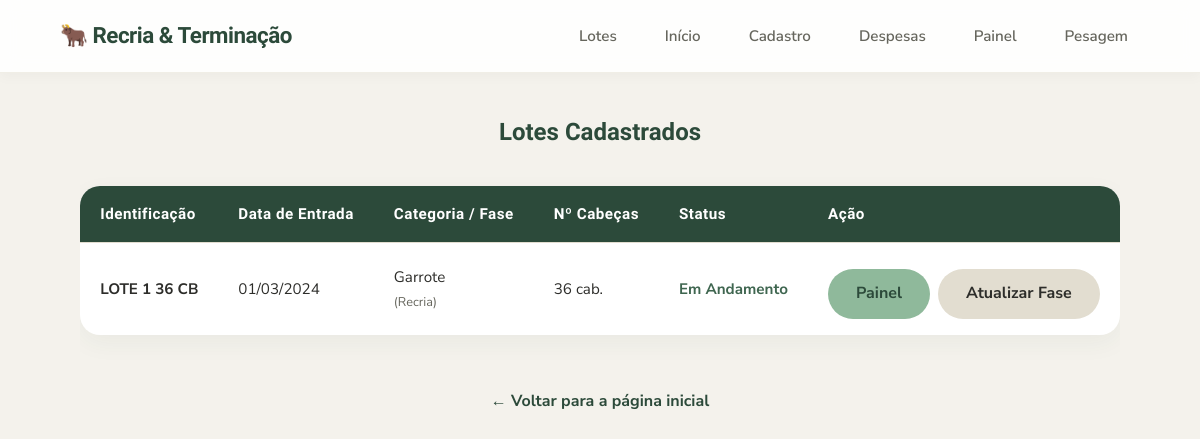
Page /lotes on the committed database.
### tables this page shows
CREATE TABLE lotes (
            id INTEGER PRIMARY KEY AUTOINCREMENT,
            identificacao TEXT NOT NULL,
            fase_atual TEXT NOT NULL,
            categoria_animal TEXT,
            data_inicio TEXT,
            qtd_cabecas INTEGER,
            custo_bezerro_unitario REAL,
            custo_total_compra REAL,
            valor_venda_total REAL,
            total_arrobas_vendidas REAL,
            status TEXT DEFAULT 'Em Andamento'
        );

### app.py (the view)
@app.route('/lotes')
def lotes():
    conexao = conectar()
    lista_lotes = conexao.execute('SELECT * FROM lotes ORDER BY id DESC').fetchall()
    conexao.close()
    return render_template('lotes.html', lotes=lista_lotes)

### app.py (called while the page is built)
@app.template_filter('data_br')
def data_br(data_iso):
    if not data_iso:
        return "Não informada"
    try:
        obj_data = datetime.strptime(data_iso, '%Y-%m-%d')
        return obj_data.strftime('%d/%m/%Y')
    except:
        return data_iso

### config_banco.py (called while the page is built)
def conectar():
    conexao = sqlite3.connect('dados.db')
    conexao.row_factory = sqlite3.Row
    return conexao

### templates/lotes.html (shortened to what this page needs)
{% extends "base.html" %}
{% block conteudo %}
<h2>Lotes Cadastrados</h2>
<div style="overflow-x: auto;">
    <table>
        <thead>
            <tr>
                <th>Identificação</th>
                <th>Data de Entrada</th>
                <th>Categoria / Fase</th>
                <th>Nº Cabeças</th>
                <th>Status</th>
                <th>Ação</th>
            </tr>
        </thead>
        <tbody>
            {% for lote in lotes %}
            <tr>
                <td><strong>{{ lote.identificacao }}</strong></td>
                <td>{{ lote.data_inicio | data_br }}</td>
                <td>{{ lote.categoria_animal or '—' }} <br> <small style="color: var(--texto-suave);">({{ lote.fase_atual }})</small></td>
                <td>{{ lote.qtd_cabecas or 0 }} cab.</td>
                <td>
                    {% if lote.status == 'Finalizado' %}
                        <span style="color: #A65D45; font-weight: bold;">{{ lote.status }}</span>
                    {% else %}
                        <span style="color: #3F6650; font-weight: bold;">{{ lote.status or 'Em Andamento' }}</span>
                    {% endif %}
                </td>
                <td>
                    <div style="display: flex; gap: 8px;">
                        <a class="botao" href="{{ url_for('painel', lote_id=lote.id) }}">Painel</a>
                        <a class="botao" style="background-color: #E2DDD0; color: #2D2D2A;" href="{{ url_for('editar_lote', id=lote.id) }}">Atualizar Fase</a>
                    </div>
                </td>
            </tr>
            {% else %}
            <tr>
                <td colspan="6" style="text-align: center;">Nenhum lote cadastrado ainda.</td>
            </tr>
            {% endfor %}
        </tbody>
    </table>
</div>
<a class="voltar" href="{{ url_for('index') }}">← Voltar para a página inicial</a>
{% endblock %}

### static/style.css (style rules this page uses)
* { box-sizing: border-box; margin: 0; padding: 0; }
:root { --verde-salvia: #8FB99B; --verde-escuro: #2C4A3A; --creme: #F4F2EC; --branco: #FFFFFF; --terracota: #E8B4A0; --terracota-escuro: #A65D45; --texto: #2D2D2A; --texto-suave: #66665D; --borda: #E2DDD0; --raio: 20px; --raio-peq: 12px; --sombra-suave: 0 8px 24px rgba(44, 74, 58, 0.05); --sombra-hover: 0 16px 32px rgba(44, 74, 58, 0.12); --transicao: all 0.3s cubic-bezier(0.25, 0.8, 0.25, 1); }
body { font-family: 'Nunito Sans', Arial, sans-serif; background-color: var(--creme); color: var(--texto); line-height: 1.6; display: flex; flex-direction: column; min-height: 100vh; }
h1, h2, h3, h4 { font-family: 'Baloo 2', 'Nunito Sans', sans-serif; color: var(--verde-escuro); font-weight: 700; text-align: center; margin-bottom: 24px; }
button, .botao { background-color: var(--verde-salvia); color: var(--verde-escuro); border: none; padding: 12px 28px; border-radius: 999px; font-size: 1rem; font-weight: 700; font-family: 'Nunito Sans', sans-serif; cursor: pointer; transition: var(--transicao); display: inline-flex; justify-content: center; align-items: center; text-decoration: none; width: 100%; margin-top: 10px; }
.botao { width: auto; }
.voltar { display: inline-block; margin-top: 24px; color: var(--verde-escuro); text-decoration: none; font-weight: 700; transition: var(--transicao); }
table { width: 100%; border-collapse: separate; border-spacing: 0; margin: 10px 0 30px; font-size: 0.95rem; background-color: var(--branco); border-radius: var(--raio); overflow: hidden; box-shadow: var(--sombra-suave); }
th, td { padding: 16px 20px; text-align: left; border-bottom: 1px solid var(--borda); }
th { background-color: var(--verde-escuro); color: var(--branco); font-weight: 700; font-family: 'Baloo 2', sans-serif; letter-spacing: 0.5px; }
tr:last-child td { border-bottom: none; }

### rows in the picture
lotes: identificacao "LOTE 1 36 CB", data_inicio|data_br "01/03/2024", categoria_animal "Garrote", fase_atual "Recria", qtd_cabecas "36", status "Em Andamento"
